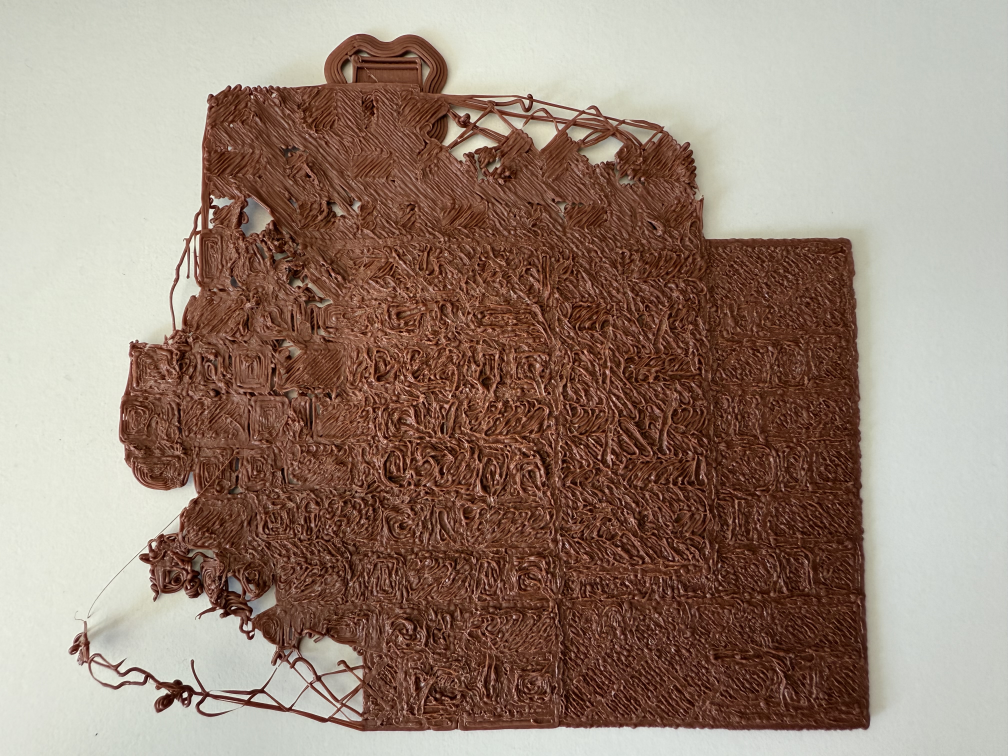
#> input picture images/IMG_0415.jpeg, 4032 x 3024 px (shown at 1/4 size); its folder holds 4 pictures in this run
$ python prepare_images.py
#> lines starting #> are read from the running program, lines starting #| are printed output that depends on the picture
# --- Import Knižnic ---
import os # Práca so súborovým systémom (priečinky, súbory)
import shutil # Kopírovanie súborov (na oddelenie anomálií)
import numpy as np # Práca s číslami a maticami
import pandas as pd # Práca s tabuľkami CSV
import matplotlib.pyplot as plt # Kreslenie
from PIL import Image # Otváranie a spracovanie obrázkov
from sklearn.preprocessing import StandardScaler # Normalizácia údajov
from sklearn.decomposition import PCA # Zníženie dimenzionality
from sklearn.manifold import TSNE # Rozšírená vizualizácia údajov
from sklearn.cluster import DBSCAN # Zhlukovací algoritmus bez učiteľa
from sklearn.metrics import silhouette_score # Hodnotenie kvality zhlukovania
from sklearn.neighbors import NearestNeighbors # Pre automatický výber parametra eps

# --- Nastavenia projektu ---
IMAGE_FOLDER = "images" # Priečinok, v ktorom sa nachádzajú obrázky, ktoré sa majú analyzovať
OUTPUT_FOLDER = "output/anomalies" # Kde sa nájdené anomálie budú ukladať
IMAGE_SIZE = (64, 64) # Veľkosť, na ktorú zmenšíme všetky obrázky

# --- Funkcia Nahrávanie a prevod obrázkov ---
def load_and_vectorize_image(folder_path, size=(64, 64)):

#> called with folder_path = 'images', size = (64, 64)
    vectors = [] # Zoznam, do ktorého budeme ukladať vektory čísel pre každý obrázok
    filenames = [] # Zoznam, do ktorého sa ukladajú názvy súborov

# Zobrazenie všetkých položiek v priečinku
    for file in os.listdir(folder_path):
        if file.endswith(".jpg") or file.endswith(".png") or file.endswith(".jpeg"): #V samotnom priečinku hľadáme len fotografie
            # Celý proces spracovania každej fotografie
            try:
                path = os.path.join(folder_path, file) # Otvorenie obrázka
                img = Image.open(path).convert("L").resize(size) # Robime ho čiernobielym
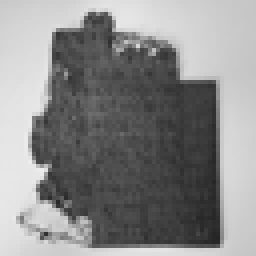
#> img: PIL image 64x64 L (shown 4 times larger); min 37, max 236, mean 138.3
                vectors.append(np.array(img).flatten()) # Komprimujteme na 64 × 64 a premeňame ho na dlhý vektor (4096 čísel)
                filenames.append(file) # Zapamätame si názov súboru.
            except Exception as e:
                print(f"Chyba v súbore {file}: {e}")
#> pass 2 of the loop in load_and_vectorize_image, `for file in os.listdir(folder_path):`:
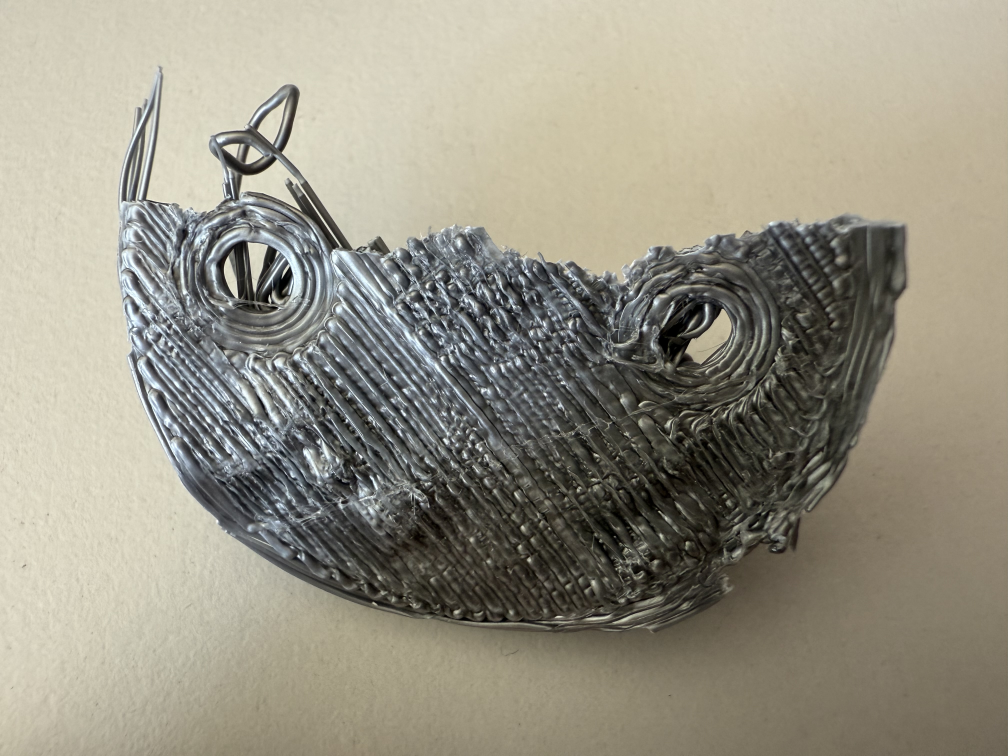
#> input picture images/IMG_0416.jpeg, 4032 x 3024 px (shown at 1/4 size)
#> in load_and_vectorize_image, `img = Image.open(path).convert("L").resize(size)`:
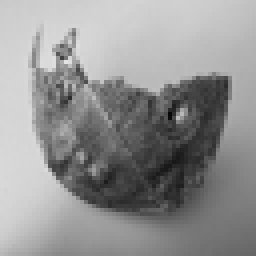
#> img: PIL image 64x64 L (shown 4 times larger); min 8, max 228, mean 146.7
#> pass 3 of the loop in load_and_vectorize_image, `for file in os.listdir(folder_path):`:
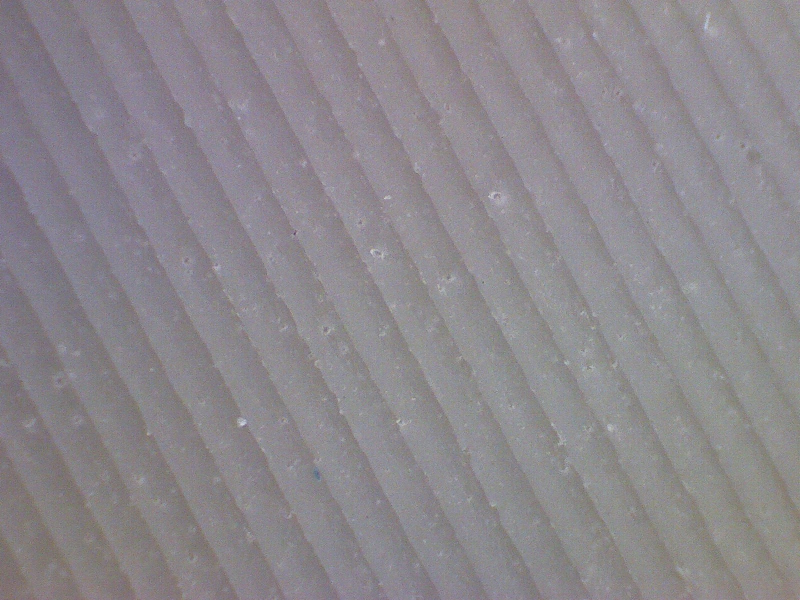
#> input picture images/WIN_20250428_09_11_26_Pro.jpg, 1600 x 1200 px (shown at 1/2 size)
#> in load_and_vectorize_image, `img = Image.open(path).convert("L").resize(size)`:
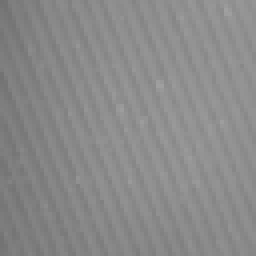
#> img: PIL image 64x64 L (shown 4 times larger); min 113, max 160, mean 137.7
#> the loop made 4 passes; the first 3 are shown

    return np.array(vectors), filenames # Vrátenie výsledku

# --- Funkcia zobrazenia anomálie ---
def show_anomalies_side_by_side(anomaly_files, folder_path, size=(64, 64)):

    # Kontrola počtu anomálií
    count = len(anomaly_files)
    if count == 0:
        print("Neboli zistené žiadne anomálie.")
        return
    # Označenie stĺpcov
    cols = 2
    rows = count
    plt.figure(figsize=(8, 3 * rows))

    # Prechádzame všetky anomálie. Otvortame ich a zobrazíme originál na ľavej strane a spracovanú verziu na pravej strane.
    for i, filename in enumerate(anomaly_files):
        img_path = os.path.join(folder_path, filename)
        original_img = Image.open(img_path)

        plt.subplot(rows, cols, i * 2 + 1)
        plt.imshow(original_img)
        plt.title(f"ORIGINÁL: {filename}", fontsize=8)
        plt.axis("off")

        processed_img = original_img.convert("L").resize(size)
        plt.subplot(rows, cols, i * 2 + 2)
        plt.imshow(processed_img, cmap='gray')
        plt.title("EDITOVANÉ", fontsize=8)
        plt.axis("off")

    plt.suptitle("Anomálne snímky: originál + spracovanie", fontsize=14)
    plt.tight_layout()
    plt.show()

# --- Funkcia ukladania anomálií ---
def save_anomalies(anomaly_filenames, src_folder, dest_folder):
    # Ak priečinok neexistuje, vytvoríme ho.
    if not os.path.exists(dest_folder):
        os.makedirs(dest_folder)
    # Kopirujeme každý súbor z images do output/anomalies
    for file in anomaly_filenames:
        src_path = os.path.join(src_folder, file)
        dst_path = os.path.join(dest_folder, file)
        shutil.copyfile(src_path, dst_path)

# --- Funkcia automatického výberu eps prostredníctvom grafu vzdialenosti ---
def find_best_eps(X_pca):

    # Pre každý bod nájdeme 5 najbližších susedov
    neighbors = NearestNeighbors(n_neighbors=5)
    neighbors_fit = neighbors.fit(X_pca)
#> (the run stopped early here; a loop or call above may not have finished)
